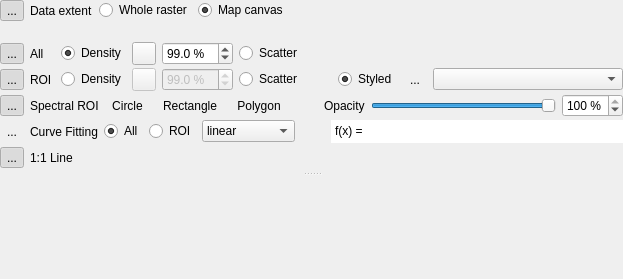
<?xml version="1.0" encoding="UTF-8"?>
<ui version="4.0">
 <class>Form</class>
 <widget class="QWidget" name="Form">
  <property name="geometry">
   <rect>
    <x>0</x>
    <y>0</y>
    <width>623</width>
    <height>275</height>
   </rect>
  </property>
  <property name="windowTitle">
   <string>Form</string>
  </property>
  <layout class="QVBoxLayout" name="verticalLayout">
   <property name="spacing">
    <number>3</number>
   </property>
   <property name="leftMargin">
    <number>0</number>
   </property>
   <property name="topMargin">
    <number>0</number>
   </property>
   <property name="rightMargin">
    <number>0</number>
   </property>
   <property name="bottomMargin">
    <number>0</number>
   </property>
   <item>
    <widget class="QSplitter" name="splitter">
     <property name="orientation">
      <enum>Qt::Vertical</enum>
     </property>
     <property name="handleWidth">
      <number>10</number>
     </property>
     <widget class="QWidget" name="widget" native="true">
      <property name="minimumSize">
       <size>
        <width>1</width>
        <height>0</height>
       </size>
      </property>
      <layout class="QVBoxLayout" name="verticalLayout_2">
       <property name="spacing">
        <number>3</number>
       </property>
       <property name="leftMargin">
        <number>0</number>
       </property>
       <property name="topMargin">
        <number>0</number>
       </property>
       <property name="rightMargin">
        <number>0</number>
       </property>
       <property name="bottomMargin">
        <number>0</number>
       </property>
       <item>
        <widget class="QWidget" name="_w2_5" native="true">
         <layout class="QHBoxLayout" name="horizontalLayout_13" stretch="0,0,0,0,0">
          <property name="spacing">
           <number>6</number>
          </property>
          <property name="leftMargin">
           <number>0</number>
          </property>
          <property name="topMargin">
           <number>0</number>
          </property>
          <property name="rightMargin">
           <number>0</number>
          </property>
          <property name="bottomMargin">
           <number>0</number>
          </property>
          <item>
           <widget class="QToolButton" name="_showPlot">
            <property name="toolTip">
             <string>Toggle plotting.</string>
            </property>
            <property name="text">
             <string>...</string>
            </property>
            <property name="icon">
             <iconset>
              <normaloff>:/images/themes/default/mActionShowAllLayers.svg</normaloff>:/images/themes/default/mActionShowAllLayers.svg</iconset>
            </property>
            <property name="checkable">
             <bool>true</bool>
            </property>
            <property name="checked">
             <bool>true</bool>
            </property>
            <property name="autoRaise">
             <bool>true</bool>
            </property>
           </widget>
          </item>
          <item>
           <widget class="QLabel" name="label_27">
            <property name="minimumSize">
             <size>
              <width>25</width>
              <height>0</height>
             </size>
            </property>
            <property name="text">
             <string>Data extent</string>
            </property>
           </widget>
          </item>
          <item>
           <widget class="QRadioButton" name="_modeDataExtentWholeRaster">
            <property name="text">
             <string>Whole raster</string>
            </property>
            <property name="checkable">
             <bool>true</bool>
            </property>
            <property name="checked">
             <bool>false</bool>
            </property>
           </widget>
          </item>
          <item>
           <widget class="QRadioButton" name="_modeDataExtentMapCanvas">
            <property name="text">
             <string>Map canvas</string>
            </property>
            <property name="checkable">
             <bool>true</bool>
            </property>
            <property name="checked">
             <bool>true</bool>
            </property>
           </widget>
          </item>
          <item>
           <spacer name="horizontalSpacer_5">
            <property name="orientation">
             <enum>Qt::Horizontal</enum>
            </property>
            <property name="sizeHint" stdset="0">
             <size>
              <width>40</width>
              <height>20</height>
             </size>
            </property>
           </spacer>
          </item>
         </layout>
        </widget>
       </item>
       <item>
        <widget class="RdpAxisWidget" name="_axisX" native="true">
         <property name="sizePolicy">
          <sizepolicy hsizetype="Preferred" vsizetype="Preferred">
           <horstretch>0</horstretch>
           <verstretch>0</verstretch>
          </sizepolicy>
         </property>
         <property name="minimumSize">
          <size>
           <width>0</width>
           <height>0</height>
          </size>
         </property>
         <property name="maximumSize">
          <size>
           <width>16777215</width>
           <height>40</height>
          </size>
         </property>
         <layout class="QHBoxLayout" name="horizontalLayout_3">
          <property name="spacing">
           <number>6</number>
          </property>
          <property name="leftMargin">
           <number>3</number>
          </property>
          <property name="topMargin">
           <number>3</number>
          </property>
          <property name="rightMargin">
           <number>3</number>
          </property>
          <property name="bottomMargin">
           <number>3</number>
          </property>
         </layout>
        </widget>
       </item>
       <item>
        <widget class="RdpAxisWidget" name="_axisY" native="true">
         <property name="sizePolicy">
          <sizepolicy hsizetype="Preferred" vsizetype="Preferred">
           <horstretch>0</horstretch>
           <verstretch>0</verstretch>
          </sizepolicy>
         </property>
         <property name="minimumSize">
          <size>
           <width>0</width>
           <height>0</height>
          </size>
         </property>
         <property name="maximumSize">
          <size>
           <width>16777215</width>
           <height>40</height>
          </size>
         </property>
         <layout class="QHBoxLayout" name="horizontalLayout_11">
          <property name="spacing">
           <number>6</number>
          </property>
          <property name="leftMargin">
           <number>3</number>
          </property>
          <property name="topMargin">
           <number>3</number>
          </property>
          <property name="rightMargin">
           <number>3</number>
          </property>
          <property name="bottomMargin">
           <number>3</number>
          </property>
         </layout>
        </widget>
       </item>
       <item>
        <widget class="QWidget" name="_w2_3" native="true">
         <layout class="QHBoxLayout" name="horizontalLayout_10" stretch="0,0,0,0,0,0,0,0">
          <property name="spacing">
           <number>6</number>
          </property>
          <property name="leftMargin">
           <number>0</number>
          </property>
          <property name="topMargin">
           <number>0</number>
          </property>
          <property name="rightMargin">
           <number>0</number>
          </property>
          <property name="bottomMargin">
           <number>0</number>
          </property>
          <item>
           <widget class="QToolButton" name="_showAll">
            <property name="toolTip">
             <string>Toggle all data visibility.</string>
            </property>
            <property name="text">
             <string>...</string>
            </property>
            <property name="icon">
             <iconset>
              <normaloff>:/images/themes/default/mActionShowAllLayers.svg</normaloff>:/images/themes/default/mActionShowAllLayers.svg</iconset>
            </property>
            <property name="checkable">
             <bool>true</bool>
            </property>
            <property name="checked">
             <bool>true</bool>
            </property>
            <property name="autoRaise">
             <bool>true</bool>
            </property>
           </widget>
          </item>
          <item>
           <widget class="QLabel" name="label_25">
            <property name="minimumSize">
             <size>
              <width>25</width>
              <height>0</height>
             </size>
            </property>
            <property name="text">
             <string>All</string>
            </property>
           </widget>
          </item>
          <item>
           <widget class="QRadioButton" name="_modeDensityAll">
            <property name="text">
             <string>Density</string>
            </property>
            <property name="checkable">
             <bool>true</bool>
            </property>
            <property name="checked">
             <bool>true</bool>
            </property>
           </widget>
          </item>
          <item>
           <widget class="QgsColorRampButton" name="_densityColorRampAll">
            <property name="text">
             <string/>
            </property>
           </widget>
          </item>
          <item>
           <widget class="QDoubleSpinBox" name="_densityStretchAll">
            <property name="suffix">
             <string> %</string>
            </property>
            <property name="decimals">
             <number>1</number>
            </property>
            <property name="minimum">
             <double>95.000000000000000</double>
            </property>
            <property name="singleStep">
             <double>0.100000000000000</double>
            </property>
            <property name="value">
             <double>99.000000000000000</double>
            </property>
           </widget>
          </item>
          <item>
           <widget class="QRadioButton" name="_modeScatterAll">
            <property name="text">
             <string>Scatter</string>
            </property>
           </widget>
          </item>
          <item>
           <widget class="QgsColorButton" name="_scatterColorAll">
            <property name="enabled">
             <bool>false</bool>
            </property>
            <property name="maximumSize">
             <size>
              <width>48</width>
              <height>16777215</height>
             </size>
            </property>
            <property name="toolTip">
             <string>Color used for ROI display in scatter plot and map canvas overlay.</string>
            </property>
            <property name="autoRaise">
             <bool>true</bool>
            </property>
            <property name="color">
             <color>
              <red>255</red>
              <green>255</green>
              <blue>255</blue>
             </color>
            </property>
            <property name="allowOpacity">
             <bool>false</bool>
            </property>
            <property name="showMenu">
             <bool>true</bool>
            </property>
            <property name="defaultColor">
             <color>
              <red>255</red>
              <green>255</green>
              <blue>255</blue>
             </color>
            </property>
           </widget>
          </item>
          <item>
           <spacer name="horizontalSpacer_3">
            <property name="orientation">
             <enum>Qt::Horizontal</enum>
            </property>
            <property name="sizeHint" stdset="0">
             <size>
              <width>40</width>
              <height>20</height>
             </size>
            </property>
           </spacer>
          </item>
         </layout>
        </widget>
       </item>
       <item>
        <widget class="QWidget" name="_w2_2" native="true">
         <layout class="QHBoxLayout" name="horizontalLayout_9" stretch="0,0,0,0,0,0,0,0,0,1">
          <property name="spacing">
           <number>6</number>
          </property>
          <property name="leftMargin">
           <number>0</number>
          </property>
          <property name="topMargin">
           <number>0</number>
          </property>
          <property name="rightMargin">
           <number>0</number>
          </property>
          <property name="bottomMargin">
           <number>0</number>
          </property>
          <item>
           <widget class="QToolButton" name="_showRoi">
            <property name="toolTip">
             <string>Toggle spatial ROI visibility.</string>
            </property>
            <property name="text">
             <string>...</string>
            </property>
            <property name="icon">
             <iconset>
              <normaloff>:/images/themes/default/mActionShowAllLayers.svg</normaloff>:/images/themes/default/mActionShowAllLayers.svg</iconset>
            </property>
            <property name="checkable">
             <bool>true</bool>
            </property>
            <property name="checked">
             <bool>true</bool>
            </property>
            <property name="autoRaise">
             <bool>true</bool>
            </property>
           </widget>
          </item>
          <item>
           <widget class="QLabel" name="label_24">
            <property name="minimumSize">
             <size>
              <width>25</width>
              <height>0</height>
             </size>
            </property>
            <property name="text">
             <string>ROI</string>
            </property>
           </widget>
          </item>
          <item>
           <widget class="QRadioButton" name="_modeDensityRoi">
            <property name="text">
             <string>Density</string>
            </property>
            <property name="checkable">
             <bool>true</bool>
            </property>
            <property name="checked">
             <bool>false</bool>
            </property>
           </widget>
          </item>
          <item>
           <widget class="QgsColorRampButton" name="_densityColorRampRoi">
            <property name="enabled">
             <bool>false</bool>
            </property>
            <property name="text">
             <string/>
            </property>
           </widget>
          </item>
          <item>
           <widget class="QDoubleSpinBox" name="_densityStretchRoi">
            <property name="enabled">
             <bool>false</bool>
            </property>
            <property name="suffix">
             <string> %</string>
            </property>
            <property name="decimals">
             <number>1</number>
            </property>
            <property name="minimum">
             <double>95.000000000000000</double>
            </property>
            <property name="singleStep">
             <double>0.100000000000000</double>
            </property>
            <property name="value">
             <double>99.000000000000000</double>
            </property>
           </widget>
          </item>
          <item>
           <widget class="QRadioButton" name="_modeScatterRoi">
            <property name="text">
             <string>Scatter</string>
            </property>
           </widget>
          </item>
          <item>
           <widget class="QgsColorButton" name="_scatterColorRoi">
            <property name="enabled">
             <bool>false</bool>
            </property>
            <property name="maximumSize">
             <size>
              <width>48</width>
              <height>16777215</height>
             </size>
            </property>
            <property name="toolTip">
             <string>Color used for ROI display in scatter plot and map canvas overlay.</string>
            </property>
            <property name="autoRaise">
             <bool>true</bool>
            </property>
            <property name="color">
             <color>
              <red>0</red>
              <green>255</green>
              <blue>0</blue>
             </color>
            </property>
            <property name="allowOpacity">
             <bool>false</bool>
            </property>
            <property name="showMenu">
             <bool>true</bool>
            </property>
            <property name="defaultColor">
             <color>
              <red>0</red>
              <green>255</green>
              <blue>0</blue>
             </color>
            </property>
           </widget>
          </item>
          <item>
           <widget class="QRadioButton" name="_modeStyledRoi">
            <property name="text">
             <string>Styled</string>
            </property>
            <property name="checked">
             <bool>true</bool>
            </property>
           </widget>
          </item>
          <item>
           <widget class="QToolButton" name="_styledReapplyRoi">
            <property name="toolTip">
             <string>Toggle re-apply as map canvas overlay.</string>
            </property>
            <property name="text">
             <string>...</string>
            </property>
            <property name="icon">
             <iconset>
              <normaloff>:/images/themes/default/mIconRasterLink.svg</normaloff>:/images/themes/default/mIconRasterLink.svg</iconset>
            </property>
            <property name="checkable">
             <bool>true</bool>
            </property>
            <property name="checked">
             <bool>false</bool>
            </property>
            <property name="autoRaise">
             <bool>true</bool>
            </property>
           </widget>
          </item>
          <item>
           <widget class="QgsMapLayerComboBox" name="_layerRoi">
            <property name="currentText">
             <string/>
            </property>
            <property name="allowEmptyLayer">
             <bool>true</bool>
            </property>
            <property name="excludedProviders">
             <stringlist>
              <string>gdal</string>
             </stringlist>
            </property>
           </widget>
          </item>
         </layout>
        </widget>
       </item>
       <item>
        <widget class="QWidget" name="_gRoi" native="true">
         <layout class="QHBoxLayout" name="horizontalLayout_8" stretch="0,0,0,0,0,0,0,0,0">
          <property name="spacing">
           <number>6</number>
          </property>
          <property name="leftMargin">
           <number>0</number>
          </property>
          <property name="topMargin">
           <number>0</number>
          </property>
          <property name="rightMargin">
           <number>0</number>
          </property>
          <property name="bottomMargin">
           <number>0</number>
          </property>
          <item>
           <widget class="QToolButton" name="_showSpectralRoi">
            <property name="toolTip">
             <string>Toggle spectral ROI  visibility.</string>
            </property>
            <property name="text">
             <string>...</string>
            </property>
            <property name="icon">
             <iconset>
              <normaloff>:/images/themes/default/mActionShowAllLayers.svg</normaloff>:/images/themes/default/mActionShowAllLayers.svg</iconset>
            </property>
            <property name="checkable">
             <bool>true</bool>
            </property>
            <property name="checked">
             <bool>true</bool>
            </property>
            <property name="autoRaise">
             <bool>true</bool>
            </property>
           </widget>
          </item>
          <item>
           <widget class="QLabel" name="label_21">
            <property name="text">
             <string>Spectral ROI</string>
            </property>
           </widget>
          </item>
          <item>
           <widget class="QToolButton" name="_roiCircle">
            <property name="toolTip">
             <string>Create a new Ellipse ROI.

Right-click on the ROI to &quot;Remove ROI&quot;.</string>
            </property>
            <property name="text">
             <string>Circle</string>
            </property>
            <property name="icon">
             <iconset>
              <normaloff>icon_roi1.png</normaloff>icon_roi1.png</iconset>
            </property>
            <property name="autoRaise">
             <bool>true</bool>
            </property>
           </widget>
          </item>
          <item>
           <widget class="QToolButton" name="_roiRectangle">
            <property name="toolTip">
             <string>Create a new Rectangle ROI.

Right-click on the ROI to &quot;Remove ROI&quot;.</string>
            </property>
            <property name="text">
             <string>Rectangle</string>
            </property>
            <property name="icon">
             <iconset>
              <normaloff>icon_roi2.png</normaloff>icon_roi2.png</iconset>
            </property>
            <property name="autoRaise">
             <bool>true</bool>
            </property>
           </widget>
          </item>
          <item>
           <widget class="QToolButton" name="_roiPolygon">
            <property name="toolTip">
             <string>Create a new Polygon ROI.

Left-click on a line segment to add new node handles.
Right-click on a node handle to &quot;Remove handle&quot;.

Right-click on the ROI to &quot;Remove ROI&quot;.</string>
            </property>
            <property name="text">
             <string>Polygon</string>
            </property>
            <property name="icon">
             <iconset>
              <normaloff>icon_roi3.png</normaloff>icon_roi3.png</iconset>
            </property>
            <property name="autoRaise">
             <bool>true</bool>
            </property>
           </widget>
          </item>
          <item>
           <widget class="QgsColorButton" name="_roiColor">
            <property name="maximumSize">
             <size>
              <width>48</width>
              <height>16777215</height>
             </size>
            </property>
            <property name="toolTip">
             <string>Color used for ROI display in scatter plot and map canvas overlay.</string>
            </property>
            <property name="autoRaise">
             <bool>true</bool>
            </property>
            <property name="color">
             <color>
              <red>255</red>
              <green>0</green>
              <blue>0</blue>
             </color>
            </property>
            <property name="allowOpacity">
             <bool>false</bool>
            </property>
            <property name="defaultColor">
             <color>
              <red>255</red>
              <green>0</green>
              <blue>0</blue>
             </color>
            </property>
           </widget>
          </item>
          <item>
           <widget class="QLabel" name="label_5">
            <property name="text">
             <string>Opacity</string>
            </property>
           </widget>
          </item>
          <item>
           <widget class="QSlider" name="horizontalSlider">
            <property name="maximum">
             <number>100</number>
            </property>
            <property name="pageStep">
             <number>10</number>
            </property>
            <property name="value">
             <number>100</number>
            </property>
            <property name="tracking">
             <bool>false</bool>
            </property>
            <property name="orientation">
             <enum>Qt::Horizontal</enum>
            </property>
           </widget>
          </item>
          <item>
           <widget class="QSpinBox" name="_roiOpacity">
            <property name="suffix">
             <string> %</string>
            </property>
            <property name="maximum">
             <number>100</number>
            </property>
            <property name="value">
             <number>100</number>
            </property>
           </widget>
          </item>
         </layout>
        </widget>
       </item>
       <item>
        <widget class="QWidget" name="_w2_4" native="true">
         <layout class="QHBoxLayout" name="horizontalLayout_12" stretch="0,0,0,0,0,0,0">
          <property name="spacing">
           <number>6</number>
          </property>
          <property name="leftMargin">
           <number>0</number>
          </property>
          <property name="topMargin">
           <number>0</number>
          </property>
          <property name="rightMargin">
           <number>0</number>
          </property>
          <property name="bottomMargin">
           <number>0</number>
          </property>
          <item>
           <widget class="QToolButton" name="_showCurveFit">
            <property name="toolTip">
             <string>Toggle all data visibility.</string>
            </property>
            <property name="text">
             <string>...</string>
            </property>
            <property name="icon">
             <iconset>
              <normaloff>:/images/themes/default/mActionShowAllLayers.svg</normaloff>:/images/themes/default/mActionShowAllLayers.svg</iconset>
            </property>
            <property name="checkable">
             <bool>true</bool>
            </property>
            <property name="checked">
             <bool>false</bool>
            </property>
            <property name="autoRaise">
             <bool>true</bool>
            </property>
           </widget>
          </item>
          <item>
           <widget class="QLabel" name="label_26">
            <property name="text">
             <string>Curve Fitting</string>
            </property>
           </widget>
          </item>
          <item>
           <widget class="QRadioButton" name="_modeCurveFitAll">
            <property name="text">
             <string>All</string>
            </property>
            <property name="checkable">
             <bool>true</bool>
            </property>
            <property name="checked">
             <bool>true</bool>
            </property>
           </widget>
          </item>
          <item>
           <widget class="QRadioButton" name="_modeCurveFitRoi">
            <property name="text">
             <string>ROI</string>
            </property>
            <property name="checkable">
             <bool>true</bool>
            </property>
            <property name="checked">
             <bool>false</bool>
            </property>
           </widget>
          </item>
          <item>
           <widget class="QComboBox" name="_curveFitFunction">
            <item>
             <property name="text">
              <string>linear</string>
             </property>
            </item>
            <item>
             <property name="text">
              <string>quadratic</string>
             </property>
            </item>
            <item>
             <property name="text">
              <string>cubic</string>
             </property>
            </item>
            <item>
             <property name="text">
              <string>exponential</string>
             </property>
            </item>
            <item>
             <property name="text">
              <string>logarithmic</string>
             </property>
            </item>
           </widget>
          </item>
          <item>
           <widget class="QgsColorButton" name="_curveFitColor">
            <property name="maximumSize">
             <size>
              <width>48</width>
              <height>16777215</height>
             </size>
            </property>
            <property name="toolTip">
             <string>Color used for ROI display in scatter plot and map canvas overlay.</string>
            </property>
            <property name="autoRaise">
             <bool>true</bool>
            </property>
            <property name="color">
             <color>
              <red>0</red>
              <green>255</green>
              <blue>255</blue>
             </color>
            </property>
            <property name="allowOpacity">
             <bool>false</bool>
            </property>
            <property name="defaultColor">
             <color>
              <red>0</red>
              <green>255</green>
              <blue>255</blue>
             </color>
            </property>
           </widget>
          </item>
          <item>
           <widget class="QPlainTextEdit" name="_curveFitSolution">
            <property name="sizePolicy">
             <sizepolicy hsizetype="Expanding" vsizetype="Ignored">
              <horstretch>0</horstretch>
              <verstretch>0</verstretch>
             </sizepolicy>
            </property>
            <property name="frameShape">
             <enum>QFrame::NoFrame</enum>
            </property>
            <property name="frameShadow">
             <enum>QFrame::Plain</enum>
            </property>
            <property name="lineWidth">
             <number>0</number>
            </property>
            <property name="verticalScrollBarPolicy">
             <enum>Qt::ScrollBarAlwaysOff</enum>
            </property>
            <property name="horizontalScrollBarPolicy">
             <enum>Qt::ScrollBarAlwaysOff</enum>
            </property>
            <property name="lineWrapMode">
             <enum>QPlainTextEdit::NoWrap</enum>
            </property>
            <property name="readOnly">
             <bool>true</bool>
            </property>
            <property name="plainText">
             <string>f(x) =</string>
            </property>
            <property name="maximumBlockCount">
             <number>1</number>
            </property>
           </widget>
          </item>
         </layout>
        </widget>
       </item>
       <item>
        <widget class="QWidget" name="_w2_6" native="true">
         <layout class="QHBoxLayout" name="horizontalLayout_14" stretch="0,0,0,0">
          <property name="spacing">
           <number>6</number>
          </property>
          <property name="leftMargin">
           <number>0</number>
          </property>
          <property name="topMargin">
           <number>0</number>
          </property>
          <property name="rightMargin">
           <number>0</number>
          </property>
          <property name="bottomMargin">
           <number>0</number>
          </property>
          <item>
           <widget class="QToolButton" name="_showOneToOne">
            <property name="toolTip">
             <string>Toggle all data visibility.</string>
            </property>
            <property name="text">
             <string>...</string>
            </property>
            <property name="icon">
             <iconset>
              <normaloff>:/images/themes/default/mActionShowAllLayers.svg</normaloff>:/images/themes/default/mActionShowAllLayers.svg</iconset>
            </property>
            <property name="checkable">
             <bool>true</bool>
            </property>
            <property name="checked">
             <bool>true</bool>
            </property>
            <property name="autoRaise">
             <bool>true</bool>
            </property>
           </widget>
          </item>
          <item>
           <widget class="QLabel" name="label_28">
            <property name="text">
             <string>1:1 Line</string>
            </property>
           </widget>
          </item>
          <item>
           <widget class="QgsColorButton" name="_oneToOneColor">
            <property name="maximumSize">
             <size>
              <width>48</width>
              <height>16777215</height>
             </size>
            </property>
            <property name="toolTip">
             <string>Color used for ROI display in scatter plot and map canvas overlay.</string>
            </property>
            <property name="autoRaise">
             <bool>true</bool>
            </property>
            <property name="color">
             <color>
              <red>170</red>
              <green>255</green>
              <blue>0</blue>
             </color>
            </property>
            <property name="allowOpacity">
             <bool>false</bool>
            </property>
            <property name="defaultColor">
             <color>
              <red>170</red>
              <green>255</green>
              <blue>0</blue>
             </color>
            </property>
           </widget>
          </item>
          <item>
           <spacer name="horizontalSpacer_6">
            <property name="orientation">
             <enum>Qt::Horizontal</enum>
            </property>
            <property name="sizeHint" stdset="0">
             <size>
              <width>40</width>
              <height>20</height>
             </size>
            </property>
           </spacer>
          </item>
         </layout>
        </widget>
       </item>
      </layout>
     </widget>
     <widget class="RdpScatterPlotImageViewWidget" name="_imageView" native="true">
      <property name="minimumSize">
       <size>
        <width>0</width>
        <height>100</height>
       </size>
      </property>
     </widget>
    </widget>
   </item>
  </layout>
 </widget>
 <customwidgets>
  <customwidget>
   <class>QgsColorButton</class>
   <extends>QToolButton</extends>
   <header>qgscolorbutton.h</header>
  </customwidget>
  <customwidget>
   <class>QgsMapLayerComboBox</class>
   <extends>QComboBox</extends>
   <header>qgsmaplayercombobox.h</header>
  </customwidget>
  <customwidget>
   <class>RdpScatterPlotImageViewWidget</class>
   <extends>QWidget</extends>
   <header>rasterdataplotting.rasterdataplotting.gui.rdpscatterplotimageviewwidget</header>
   <container>1</container>
  </customwidget>
  <customwidget>
   <class>RdpAxisWidget</class>
   <extends>QWidget</extends>
   <header>rasterdataplotting.rasterdataplotting.gui.rdpaxiswidget</header>
   <container>1</container>
  </customwidget>
  <customwidget>
   <class>QgsColorRampButton</class>
   <extends>QToolButton</extends>
   <header>qgis.gui</header>
  </customwidget>
 </customwidgets>
 <resources/>
 <connections/>
</ui>
